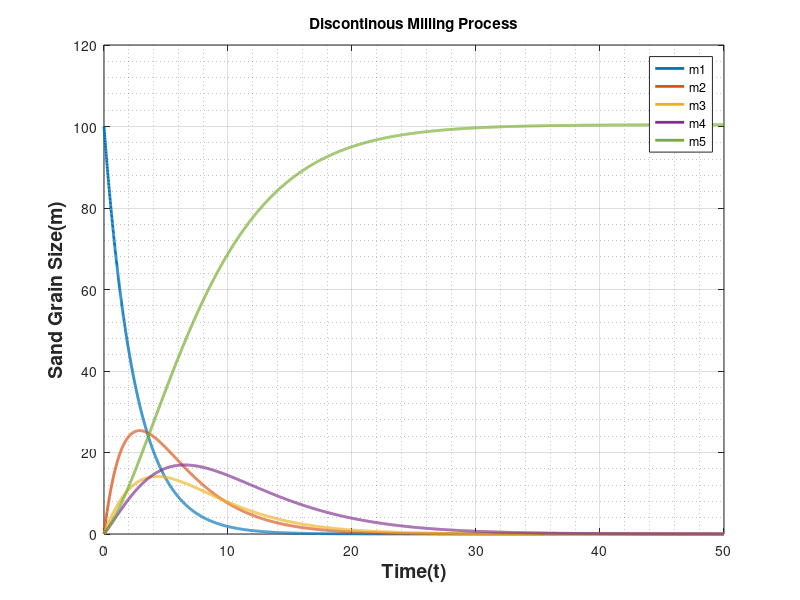

MATLAB code to generate this figure:
clc;
clear all;
close all;

%Sand_Crushing numerical solution coded by "Kh. Saidul Islam"

dt = 0.01;
tend = 50;
t = 0:dt:tend;
s = [0.4 0.3 0.3 0.2 0];
b = [0 0 0 0; ...
    0.6 0 0 0; ...
    0.2 0.4 0 0; ...
    0.1 0.4 0.3 0; ...
    0.1 0.2 0.7 1.0];
m1 = zeros(1,length(t));
m2 = zeros(1,length(t));
m3 = zeros(1,length(t));
m4 = zeros(1,length(t));
m5 = zeros(1,length(t));

m1(1) = 100;
m2(1) = 0;
m3(1) = 0;
m4(1) = 0;
m5(1) = 0;

f_ty_01 = @(t,m1)-s(1)*m1;
f_ty_02 = @(t,m1,m2)-s(2)*m2+s(1)*m1*b(2,1);
f_ty_03 = @(t,m1,m2,m3)-s(3)*m3+s(2)*m2*b(3,2)+s(1)*m1*b(3,1);
f_ty_04 = @(t,m1,m2,m3,m4)-s(4)*m4+s(3)*m3*b(4,3)+s(2)*m2*b(4,2)+s(1)*m1*b(4,1);
f_ty_05 = @(t,m1,m2,m3,m4,m5)-s(5)*m5+s(4)*m4*b(5,4)+s(3)*m3*b(5,3)+s(2)*m2*b(5,2)+s(1)*m1*b(5,1);

for ii = 1:length(t)-1
    % for finding the time required for 99.9% of m5
    %if m5(ii)>=99.9
        %re_time = t(ii-1);
        %break
    %end
    
    a1=f_ty_01(t(ii),m1(ii));
    a2=f_ty_01(t(ii)+(dt/2),m1(ii)+(dt*a1/2));
    a3=f_ty_01(t(ii)+(dt/2),m1(ii)+(dt*a2/2));
    a4=f_ty_01(t(ii)+(dt),m1(ii)+dt*a3);
    m1(ii+1)=m1(ii)+(dt/6)*(a1+(2*(a2+a3))+a4);
    
    b1=f_ty_02(t(ii),m1(ii),m2(ii));
    b2=f_ty_02(t(ii)+(dt/2),m1(ii)+(dt*b1/2),m2(ii)+(dt*b1/2));
    b3=f_ty_02(t(ii)+(dt/2),m1(ii)+(dt*b2/2),m2(ii)+(dt*b2/2));
    b4=f_ty_02(t(ii)+(dt),m1(ii)+dt*b3,m2(ii)+dt*b3);
    m2(ii+1)=m2(ii)+(dt/6)*(b1+(2*(b2+b3))+b4);
    
    c1=f_ty_03(t(ii),m1(ii),m2(ii),m3(ii));
    c2=f_ty_03(t(ii)+(dt/2),m1(ii)+(dt*c1/2),m2(ii)+(dt*c1/2),m3(ii)+(dt*c1/2));
    c3=f_ty_03(t(ii)+(dt/2),m1(ii)+(dt*c2/2),m2(ii)+(dt*c2/2),m3(ii)+(dt*c2/2));
    c4=f_ty_03(t(ii)+(dt),m1(ii)+dt*c3,m2(ii)+dt*c3,m3(ii)+dt*c3);
    m3(ii+1)=m3(ii)+(dt/6)*(c1+(2*(c2+c3))+c4);
    
    d1=f_ty_04(t(ii),m1(ii),m2(ii),m3(ii),m4(ii));
    d2=f_ty_04(t(ii)+(dt/2),m1(ii)+(dt*d1/2),m2(ii)+(dt*d1/2),m3(ii)+(dt*d1/2),m4(ii)+(dt*d1/2));
    d3=f_ty_04(t(ii)+(dt/2),m1(ii)+(dt*d2/2),m2(ii)+(dt*d2/2),m3(ii)+(dt*d2/2),m4(ii)+(dt*d2/2));
    d4=f_ty_04(t(ii)+(dt),m1(ii)+dt*d3,m2(ii)+ dt*d3,m3(ii)+dt*d3,m4(ii)+dt*d3);
    m4(ii+1)=m4(ii)+(dt/6)*(d1+(2*(d2+d3))+d4);
    
    e1=f_ty_05(t(ii),m1(ii),m2(ii),m3(ii),m4(ii),m5(ii));
    e2=f_ty_05(t(ii)+(dt/2),m1(ii)+(dt*e1/2),m2(ii)+(dt*e1/2),m3(ii)+(dt*e1/2),m4(ii)+(dt*e1/2),m5(ii)+(dt*e1/2));
    e3=f_ty_05(t(ii)+(dt/2),m1(ii)+(dt*e2/2),m2(ii)+(dt*e2/2),m3(ii)+(dt*e2/2),m4(ii)+(dt*e2/2),m5(ii)+(dt*e2/2));
    e4=f_ty_05(t(ii)+(dt),m1(ii)+dt*e3,m2(ii)+dt*e3,m3(ii)+dt*e3,m4(ii)+dt*e3,m5(ii)+dt*e3);
    m5(ii+1)=m5(ii)+(dt/6)*(e1+(2*(e2+e3))+e4);
end

plot(t,m1,t,m2,t,m3,t,m5,t,m5)
plot(t,m1,'LineWidth',2)
grid on
grid minor
hold on
plot(t,m2,'LineWidth',2)
grid on
grid minor
hold on
plot(t,m3,'LineWidth',2)
grid on
grid minor
hold on
plot(t,m4,'LineWidth',2)
grid on
grid minor
hold on
grid on
grid minor
plot(t,m5,'LineWidth',2)
hold off
title('Discontinous Milling Process')
xlabel('Time(t)','FontWeight','bold','FontSize',14)
ylabel('Sand Grain Size(m)','FontWeight','bold','FontSize',14)
legend('m1','m2','m3','m4','m5')
    
